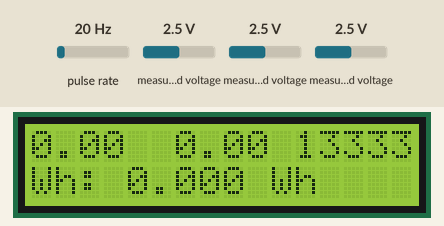
Recording of a sketch running on a simulated ESP8266 (NodeMCU). Parts: 16×2 character LCD. Wiring (inferred from the names in the program): pulse sensor: data GPIO 0. The test bench sets the inputs (shaded band); at power-on: measured voltage 2.5 V, pulse rate 20 Hz. WiFi joins after 1.5 s; servers stay silent unless stated; what the sketch prints to the serial monitor is not drawn.

Above: at 3.9 s.
4.0 s: measured voltage (sensor 200) set to 0.1 V
At 6.0 s:
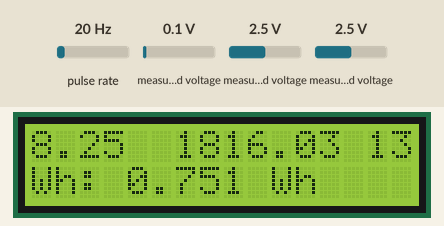
7.8 s: pulse rate set to 50 Hz
At 11.1 s:
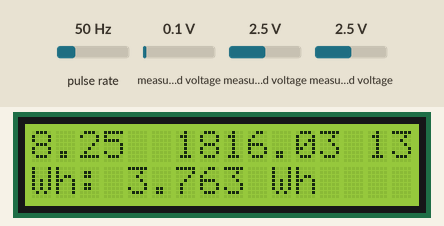
13.0 s: measured voltage (sensor 201) set to 0.1 V
At 16.4 s:
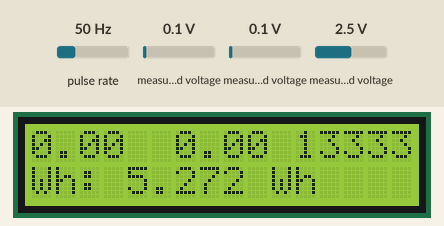
16.8 s: measured voltage (sensor 202) set to 0.1 V
At 19.3 s:
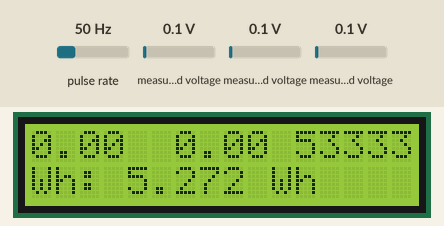
19.7 s: measured voltage (sensor 200) set to 1.2 V
At 22.2 s:
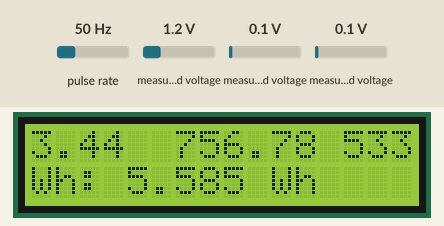
24.2 s: pulse rate set to 4 Hz
At 27.9 s:
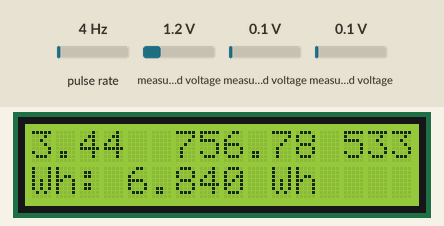
Timing chart, 0 to 29.4 s (numbered marks = the images above; inputs shaded):
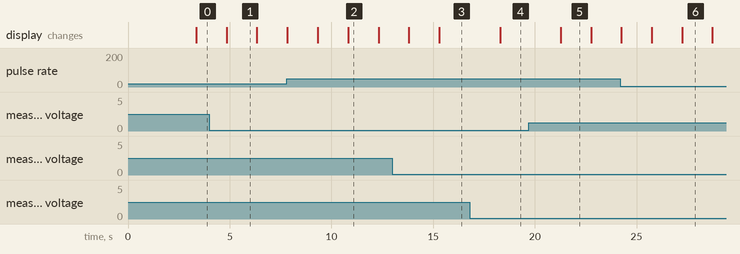

Measured:
- after the input at 4.0 s, the display: changes after 0.85 s (image 1)
- after the input at 16.8 s, the display: changes after 1.5 s (image 4)
- after the input at 19.7 s, the display: changes after 1.6 s (image 5)
- what the display in image 1 shows lasts 1.5 s, from 4.8 s to 6.3 s

The sketch:

test_ch_nh.ino
```cpp
#include <LiquidCrystal_I2C.h>
#include <Wire.h>

#include <Adafruit_ADS1015.h>
Adafruit_ADS1115 ads(0x48);
LiquidCrystal_I2C lcd(0x3F, 16, 2);

float voltage = 0.0;
int16_t adc0;
float voltage2 = 0.0;
int16_t adc2;
int16_t adc1;
float voltage1 = 0.0;
unsigned long last_time =0;
unsigned long current_time =0;
float power = 0;         // power in watt
float Wh =0 ;             // Energy in kWh
float Watt=0;
int mVperAmp = 185; // use 185 for 5A, 100 for 20A Module and 66 for 30A Module
double Voltage = 0.0;
double VRMS = 0.0;
double AmpsRMS = 0.0;

#define BLYNK_PRINT Serial
#include <ESP8266WiFi.h>
#include <BlynkSimpleEsp8266.h>

char auth[] = "_qpHJMk447tF0GwGWevKI-717CBGiSJp";
char ssid[] = "TuanSang";
char pass[] = "0343215116";

#define SENSOR  0
long currentMillis = 0;
long previousMillis = 0;
int interval = 1000;
boolean ledState = LOW;
float calibrationFactor = 4.5;
volatile byte pulseCount;
byte pulse1Sec = 0;
float flowRate;
float flowMilliLitres;
unsigned int totalMilliLitres;
float flowLitres;
float totalLitres;
float h;

void IRAM_ATTR pulseCounter()
{
  pulseCount++;
}

void setup() {
    Wire.begin(12, 14);
    Serial.begin(9600);
    lcd.begin();
    ads.begin();

    Blynk.begin(auth, ssid, pass);
    pinMode(SENSOR, INPUT_PULLUP);
    pulseCount = 0;
    flowRate = 0.0;
    flowMilliLitres = 0.0;
    totalMilliLitres = 0;
    previousMillis = 0;

    attachInterrupt(digitalPinToInterrupt(SENSOR), pulseCounter, FALLING);
}


void loop() {

    int16_t adc0; // we read from the ADC, we have a sixteen bit integer as a result
    adc0 = ads.readADC_Differential_0_1();
    adc2 = ads.readADC_SingleEnded(2);

      Voltage = getVPP();
      VRMS = (Voltage/2.0) *0.707; // sq root
      AmpsRMS = (VRMS * 1000)/mVperAmp;
      if((AmpsRMS > -0.015) && (AmpsRMS < 0.008)){  // remove low end chatter
      AmpsRMS = 0.0;
      }
      AmpsRMS = AmpsRMS*1.8;
      float Wattage = (220*AmpsRMS); //Observed 18-20 Watt when no load was connected, so substracting offset value to get real consumption.
      last_time = current_time;
      current_time = millis();
      Wh = Wh+  Wattage *(( current_time -last_time) /3600000.0) ;

//lưu lượng nước
      pulse1Sec = pulseCount;
    pulseCount = 0;


    flowRate = ((1000.0 / (millis() - previousMillis)) * pulse1Sec) / calibrationFactor;
    previousMillis = millis();


    flowMilliLitres = (flowRate / 60) * 1000;
    flowLitres = (flowRate / 60);


    totalMilliLitres += flowMilliLitres;
    totalLitres += flowLitres;

     h=totalMilliLitres/(5*5);
    Serial.print("Flow rate: ");
    Serial.print(float(flowMilliLitres));
    Serial.print("mL/s");
    Serial.print("\t");

    Serial.print("chieucao: ");
    Serial.print(float(h));
    Serial.print("cm");
    Serial.print("\t");


   Serial.print(flowMilliLitres);
   Serial.println("flowMilliLitres:");
   Blynk.virtualWrite(V6, flowMilliLitres);

   Serial.print(h);
   Serial.println("chieucao:");
   Blynk.virtualWrite(V5, h);
   delay(200);
   Serial.print(Wh);
   Serial.println("Công suất:");
   Blynk.virtualWrite(V7, Wh);
   delay(200);

  Blynk.run();


      lcd.setCursor(0,0);
      lcd.print(AmpsRMS);
      lcd.print("  ");
      lcd.print(Wattage,2);
      lcd.print(" ");
      lcd.print(adc2);
      lcd.setCursor(0,1);
      lcd.print("Wh: ");
      lcd.print(String(Wh, 3));
      lcd.print(" Wh");

}
float getVPP()
{
  float result;
  int readValue;             //value read from the sensor
  int maxValue = 0;          // store max value here
  int minValue = ads.readADC_SingleEnded(2);          // store min value here
  uint32_t start_time = millis();
   while((millis()-start_time) <  1000) //sample for 1 Sec
   {
       readValue = ads.readADC_Differential_0_1();;

       if (readValue > maxValue)
       {
           /*record the maximum sensor value*/
           maxValue = readValue;
       }
       if (readValue < minValue)
       {
           /*record the maximum sensor value*/
           minValue = readValue;
       }

    }

   result = ((maxValue - minValue) *0.1875)/1000;
   return result;
 }
```
